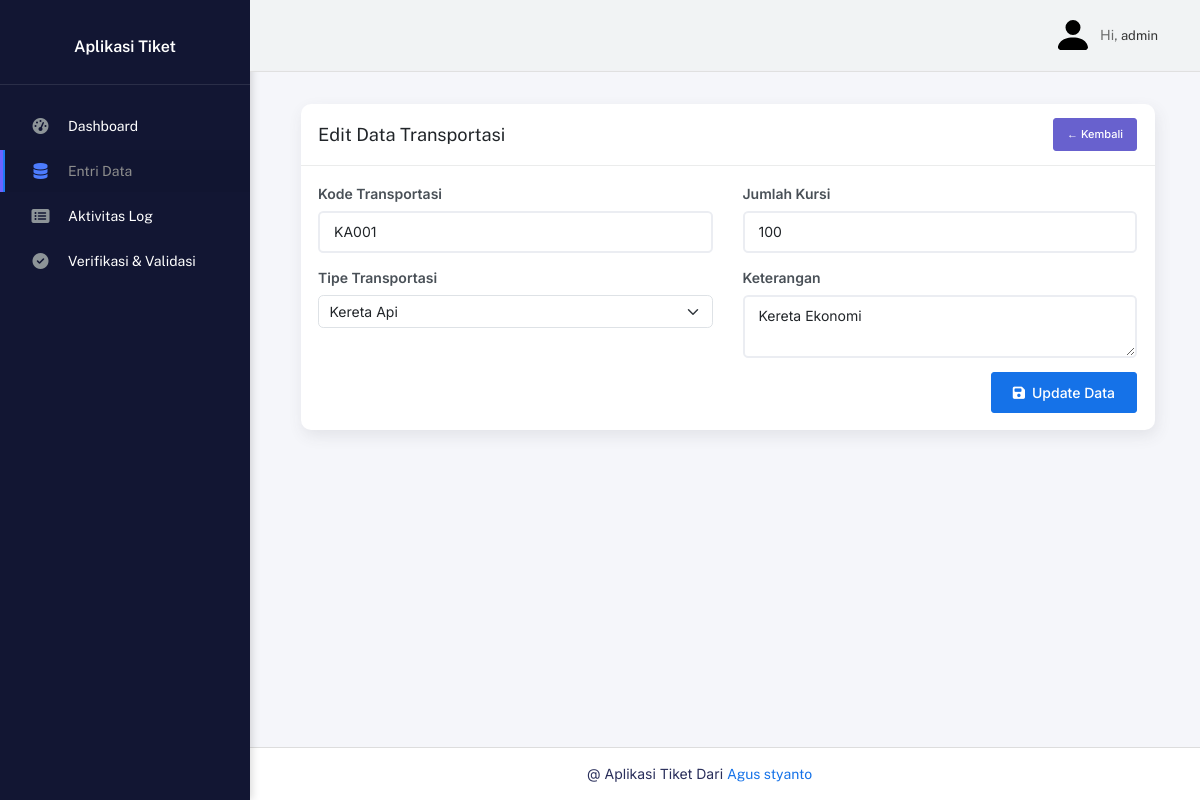
/backend/pages/entri data/edit_tr.php?id_transportasi=1 (signed in), run on the app's committed database.
### tables this page shows
CREATE TABLE `transportasi` (
  `id_transportasi` int NOT NULL,
  `kode` varchar(20) NOT NULL,
  `jumlah_kursi` int NOT NULL,
  `keterangan` text,
  `id_type_transportasi` int NOT NULL
);

CREATE TABLE `type_transportasi` (
  `id_type_transportasi` int NOT NULL,
  `nama_type` varchar(50) NOT NULL,
  `keterangan` text
);

### backend/pages/entri data/edit_tr.php (the view, shortened to what this page needs)
<?php
include '../../partials/header.php';
include '../../partials/navbar.php';
include '../../partials/sidebar.php';
include '../../../config/connection.php';
$id_transportasi = intval($_GET['id_transportasi'] ?? 0);
$q = mysqli_query($conn, "SELECT * FROM transportasi WHERE id_transportasi = $id_transportasi");
$transportasi = mysqli_fetch_assoc($q);
$type_query = mysqli_query($conn, "SELECT * FROM type_transportasi");
?>
<div class="container-fluid">
    <div class="page-inner">
        <div class="card">
            <div class="card-header d-flex justify-content-between align-items-center">
                <h5 class="mb-0">Edit Data Transportasi</h5>
                <a href="../entri data/transportasi.php" class="btn btn-secondary btn-sm">
                    ← Kembali
                </a>
            </div>
            <div class="card-body">
                <form action="../../actions/entri data/update tr.php" method="POST">
                    <div class="row">
                        <div class="col-md-6 mb-3">
                            <label for="kode" class="form-label fw-semibold">Kode Transportasi</label>
                            <input type="text" class="form-control" id="kode" name="kode"
                                value="<?= htmlspecialchars($transportasi['kode']); ?>" required>
                        </div>
                        <div class="col-md-6 mb-3">
                            <label for="jumlah_kursi" class="form-label fw-semibold">Jumlah Kursi</label>
                            <input type="number" class="form-control" id="jumlah_kursi" name="jumlah_kursi"
                                value="<?= htmlspecialchars($transportasi['jumlah_kursi']); ?>" required min="1">
                        </div>
                        <div class="col-md-6 mb-3">
                            <label for="id_type_transportasi" class="form-label fw-semibold">Tipe Transportasi</label>
                            <select class="form-select" id="id_type_transportasi" name="id_type_transportasi" required>
                                <?php while ($type = mysqli_fetch_assoc($type_query)): ?>
                                    <option value="<?= $type['id_type_transportasi']; ?>"
                                        <?= ($type['id_type_transportasi'] == $transportasi['id_type_transportasi']) ? 'selected' : ''; ?>>
                                        <?= htmlspecialchars($type['nama_type']); ?>
                                    </option>
                                <?php endwhile; ?>
                            </select>
                        </div>
                        <div class="col-md-6 mb-3">
                            <label for="keterangan" class="form-label fw-semibold">Keterangan</label>
                            <textarea class="form-control" id="keterangan" name="keterangan" rows="2"><?= htmlspecialchars($transportasi['keterangan']); ?></textarea>
                        </div>
                    </div>
                    <div class="text-end">
                        <button type="submit" class="btn btn-primary px-4">
                            <i class="fas fa-save me-2"></i>Update Data
                        </button>
                    </div>
                </form>
            </div>
        </div>
    </div>
</div>
<?php include '../../partials/footer.php'; ?>

### backend/partials/navbar.php (style rules this page uses)
body { background-color: #f8faff; }

### backend/partials/sidebar.php (style rules this page uses)
body { font-family: 'Inter', sans-serif; margin: 0; background-color: #f5f6fa; display: flex; }

### data on the page
transportasi: kode "KA001", jumlah_kursi "100", id_type_transportasi "Kereta Api", keterangan "Kereta Ekonomi"

### other printed values
$_SESSION['level'] "admin"
